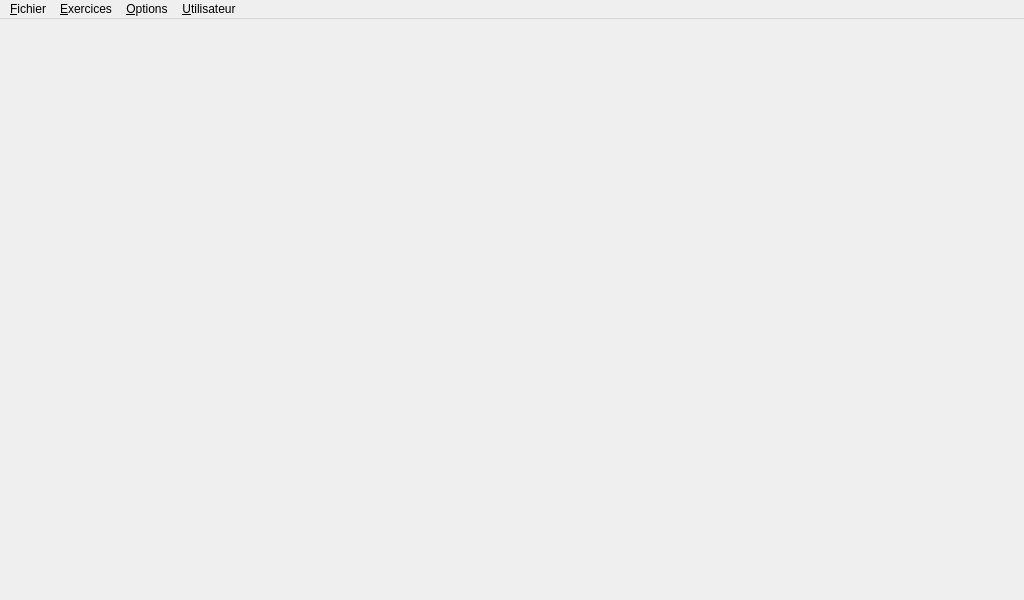
<?xml version="1.0" encoding="UTF-8"?>
<ui version="4.0">
 <class>MainWindow</class>
 <widget class="QMainWindow" name="MainWindow">
  <property name="geometry">
   <rect>
    <x>0</x>
    <y>0</y>
    <width>1024</width>
    <height>600</height>
   </rect>
  </property>
  <property name="minimumSize">
   <size>
    <width>1024</width>
    <height>600</height>
   </size>
  </property>
  <property name="windowTitle">
   <string>MainWindow</string>
  </property>
  <widget class="QWidget" name="centralWidget">
   <layout class="QGridLayout" name="gridLayout">
    <property name="leftMargin">
     <number>0</number>
    </property>
    <property name="topMargin">
     <number>0</number>
    </property>
    <property name="rightMargin">
     <number>0</number>
    </property>
    <property name="bottomMargin">
     <number>0</number>
    </property>
    <property name="spacing">
     <number>0</number>
    </property>
    <item row="0" column="0">
     <widget class="QStackedWidget" name="stCentral">
      <property name="styleSheet">
       <string notr="true">QGroupBox {
    border: 2px solid gray;
 	font-weight:bold;
	color:gray;
    border-radius: 5px;
    margin-top: 2ex;
}
 QGroupBox::title {
     subcontrol-origin: margin;
     subcontrol-position: top left;
     padding: 0 3px;
}</string>
      </property>
      <property name="frameShape">
       <enum>QFrame::NoFrame</enum>
      </property>
      <property name="frameShadow">
       <enum>QFrame::Raised</enum>
      </property>
      <widget class="QWidget" name="fr_principale"/>
      <widget class="QWidget" name="pageEditor">
       <layout class="QGridLayout" name="gridLayout_3">
        <item row="0" column="0">
         <widget class="AllerEditorV1" name="wEditor" native="true"/>
        </item>
       </layout>
      </widget>
      <widget class="QWidget" name="pageBoxFileManager">
       <layout class="QGridLayout" name="gridLayout_2">
        <property name="leftMargin">
         <number>0</number>
        </property>
        <property name="topMargin">
         <number>0</number>
        </property>
        <property name="rightMargin">
         <number>0</number>
        </property>
        <property name="bottomMargin">
         <number>0</number>
        </property>
        <property name="spacing">
         <number>0</number>
        </property>
        <item row="0" column="0">
         <widget class="AbulEduBoxFileManagerV1" name="AbulEduBoxFileManager" native="true">
          <property name="sizePolicy">
           <sizepolicy hsizetype="Expanding" vsizetype="Expanding">
            <horstretch>0</horstretch>
            <verstretch>0</verstretch>
           </sizepolicy>
          </property>
         </widget>
        </item>
       </layout>
      </widget>
      <widget class="AbulEduAproposV1" name="pageAbout"/>
      <widget class="AbulEduUnitPrinterV1" name="pageChoosePrint">
       <layout class="QGridLayout" name="glPageChoosePrint">
        <property name="leftMargin">
         <number>0</number>
        </property>
        <property name="topMargin">
         <number>0</number>
        </property>
        <property name="rightMargin">
         <number>0</number>
        </property>
        <property name="bottomMargin">
         <number>0</number>
        </property>
        <property name="spacing">
         <number>0</number>
        </property>
       </layout>
      </widget>
     </widget>
    </item>
   </layout>
  </widget>
  <widget class="QMenuBar" name="menuBar">
   <property name="geometry">
    <rect>
     <x>0</x>
     <y>0</y>
     <width>1024</width>
     <height>20</height>
    </rect>
   </property>
   <widget class="QMenu" name="menu_Fichier">
    <property name="title">
     <string>&amp;Fichier</string>
    </property>
    <addaction name="action_Ouvrir"/>
    <addaction name="action_Editeur_Exercice"/>
    <addaction name="actionImprimer"/>
    <addaction name="action_Quitter"/>
   </widget>
   <widget class="QMenu" name="menuExercices">
    <property name="title">
     <string>&amp;Exercices</string>
    </property>
    <addaction name="actionTexte_trous"/>
    <addaction name="actionOrdre_alphab_tique"/>
    <addaction name="actionMots_m_lang_s"/>
    <addaction name="actionPhrases_m_lang_es"/>
    <addaction name="actionParagraphes_m_lang_s"/>
    <addaction name="actionPhrase_sans_espaces"/>
    <addaction name="actionRecherche_rapide"/>
   </widget>
   <widget class="QMenu" name="menuOptions">
    <property name="title">
     <string>&amp;Options</string>
    </property>
    <addaction name="actionMode_d_mo"/>
   </widget>
   <widget class="QMenu" name="menu_Utilisateur">
    <property name="title">
     <string>&amp;Utilisateur</string>
    </property>
    <addaction name="action_Journal_de_mes_activit_s"/>
    <addaction name="action_Changer_d_utilisateur"/>
   </widget>
   <addaction name="menu_Fichier"/>
   <addaction name="menuExercices"/>
   <addaction name="menuOptions"/>
   <addaction name="menu_Utilisateur"/>
  </widget>
  <action name="action_Ouvrir">
   <property name="text">
    <string>&amp;Ouvrir un module</string>
   </property>
   <property name="shortcut">
    <string>Ctrl+O</string>
   </property>
  </action>
  <action name="action_Quitter">
   <property name="text">
    <string>&amp;Quitter</string>
   </property>
   <property name="shortcut">
    <string>Ctrl+Q</string>
   </property>
  </action>
  <action name="action_Editeur_Exercice">
   <property name="text">
    <string>É&amp;diteur de modules</string>
   </property>
   <property name="shortcut">
    <string>Ctrl+E</string>
   </property>
  </action>
  <action name="actionProjets_recents">
   <property name="text">
    <string>Projets récents</string>
   </property>
  </action>
  <action name="actionRecherche_sur_AbulEduMediatheque">
   <property name="text">
    <string>Recherche sur AbulÉduMédiathèque</string>
   </property>
   <property name="shortcut">
    <string>Ctrl+R</string>
   </property>
  </action>
  <action name="actionTexte_trous">
   <property name="enabled">
    <bool>true</bool>
   </property>
   <property name="text">
    <string>Texte à trous</string>
   </property>
   <property name="shortcut">
    <string>Ctrl+1</string>
   </property>
  </action>
  <action name="actionOrdre_alphab_tique">
   <property name="enabled">
    <bool>true</bool>
   </property>
   <property name="text">
    <string>Ordre alphabétique</string>
   </property>
   <property name="shortcut">
    <string>Ctrl+2</string>
   </property>
  </action>
  <action name="actionMots_m_lang_s">
   <property name="enabled">
    <bool>true</bool>
   </property>
   <property name="text">
    <string>Mots mélangés</string>
   </property>
   <property name="shortcut">
    <string>Ctrl+3</string>
   </property>
  </action>
  <action name="actionPhrases_m_lang_es">
   <property name="enabled">
    <bool>true</bool>
   </property>
   <property name="text">
    <string>Phrases mélangées</string>
   </property>
   <property name="shortcut">
    <string>Ctrl+4</string>
   </property>
  </action>
  <action name="actionParagraphes_m_lang_s">
   <property name="enabled">
    <bool>true</bool>
   </property>
   <property name="text">
    <string>Paragraphes mélangés</string>
   </property>
   <property name="shortcut">
    <string>Ctrl+5</string>
   </property>
  </action>
  <action name="actionPhrase_sans_espaces">
   <property name="enabled">
    <bool>true</bool>
   </property>
   <property name="text">
    <string>Phrase sans espaces</string>
   </property>
   <property name="shortcut">
    <string>Ctrl+6</string>
   </property>
  </action>
  <action name="actionRecherche_rapide">
   <property name="enabled">
    <bool>true</bool>
   </property>
   <property name="text">
    <string>Recherche rapide</string>
   </property>
   <property name="shortcut">
    <string>Ctrl+7</string>
   </property>
  </action>
  <action name="actionMode_d_mo">
   <property name="checkable">
    <bool>true</bool>
   </property>
   <property name="checked">
    <bool>true</bool>
   </property>
   <property name="text">
    <string>Mode démo</string>
   </property>
   <property name="shortcut">
    <string>Ctrl+D</string>
   </property>
  </action>
  <action name="action_Journal_de_mes_activit_s">
   <property name="text">
    <string>&amp;Journal de mes activités</string>
   </property>
  </action>
  <action name="action_Changer_d_utilisateur">
   <property name="text">
    <string>&amp;Changer d'utilisateur</string>
   </property>
  </action>
  <action name="actionImprimer">
   <property name="enabled">
    <bool>false</bool>
   </property>
   <property name="text">
    <string>Imprimer</string>
   </property>
   <property name="shortcut">
    <string>Ctrl+P</string>
   </property>
  </action>
 </widget>
 <layoutdefault spacing="6" margin="11"/>
 <customwidgets>
  <customwidget>
   <class>AbulEduBoxFileManagerV1</class>
   <extends>QWidget</extends>
   <header>abuleduboxfilemanagerv1.h</header>
   <container>1</container>
  </customwidget>
  <customwidget>
   <class>AbulEduAproposV1</class>
   <extends>QWidget</extends>
   <header>abuleduaproposv1.h</header>
   <container>1</container>
  </customwidget>
  <customwidget>
   <class>AllerEditorV1</class>
   <extends>QWidget</extends>
   <header>allereditorv1.h</header>
   <container>1</container>
  </customwidget>
  <customwidget>
   <class>AbulEduUnitPrinterV1</class>
   <extends>QWidget</extends>
   <header>abuleduunitprinterv1.h</header>
   <container>1</container>
  </customwidget>
 </customwidgets>
 <resources/>
 <connections/>
</ui>
